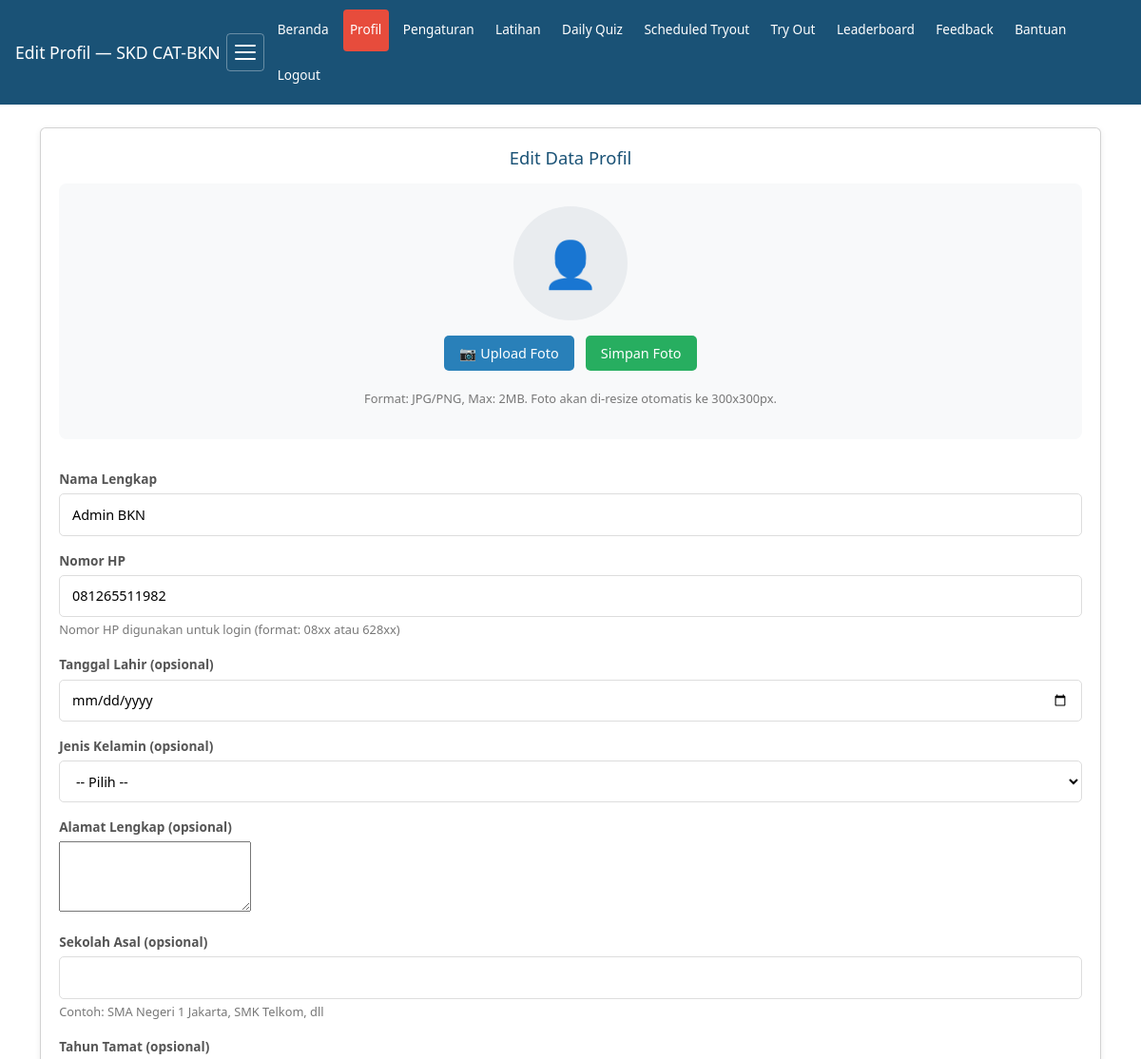
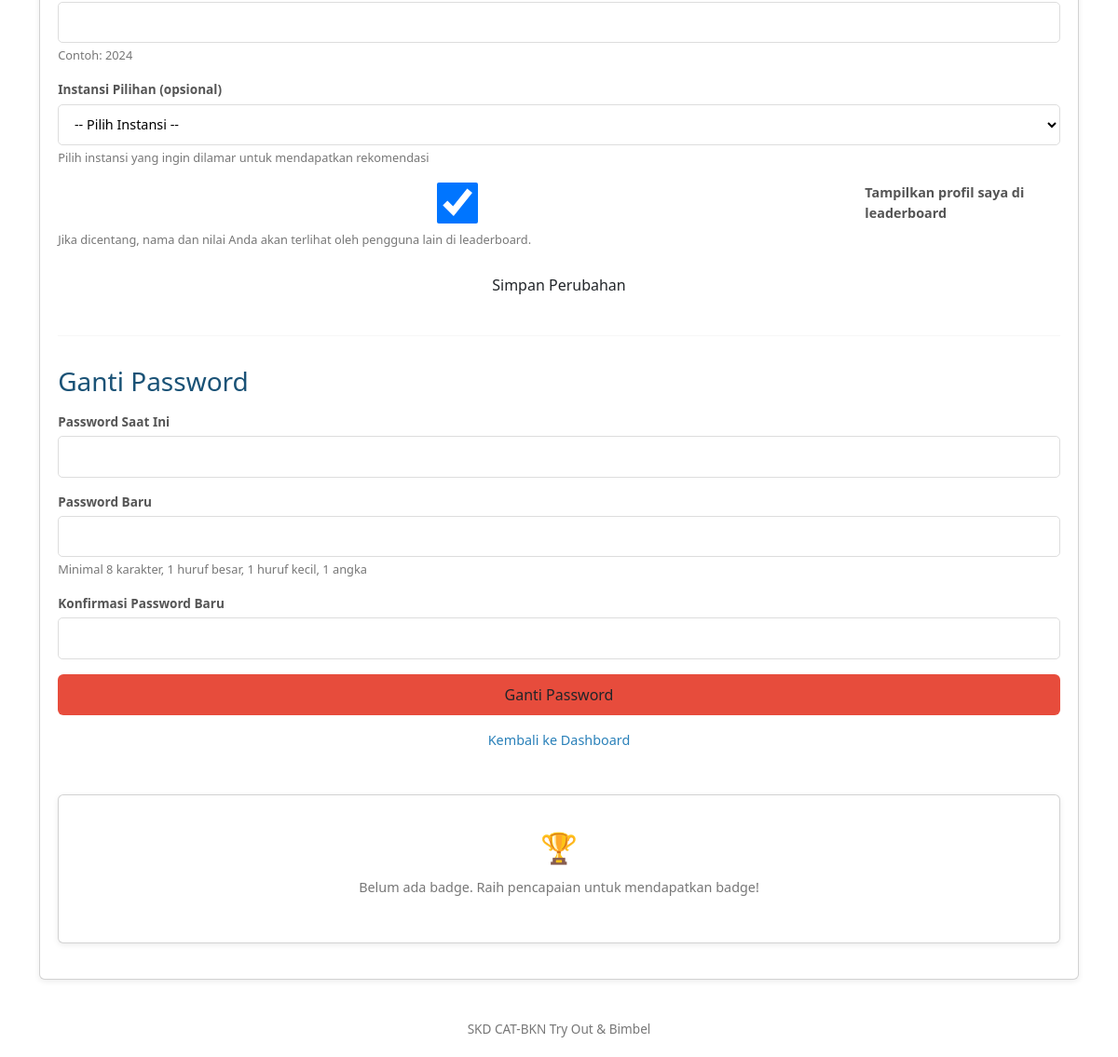
The app's page /pages/profile.php (signed in) with its own data (2 pictures, top to bottom).
### tables this page shows
CREATE TABLE `users` (
  `id` int(11) NOT NULL AUTO_INCREMENT,
  `nama` varchar(100) NOT NULL,
  `email` varchar(100) DEFAULT NULL COMMENT 'Email (deprecated, gunakan no_hp)',
  `instansi_pilihan` varchar(100) DEFAULT NULL,
  `created_at` timestamp NOT NULL DEFAULT current_timestamp(),
  `role` enum('admin','user') DEFAULT 'user',
  `status` enum('active','suspended','banned') DEFAULT 'active' COMMENT 'User account status',
  `suspended_at` timestamp NULL DEFAULT NULL COMMENT 'Timestamp when user was suspended',
  `suspended_reason` text DEFAULT NULL COMMENT 'Reason for suspension',
  `instansi_id` int(11) DEFAULT NULL,
  `password_hash` varchar(255) DEFAULT NULL,
  `failed_attempts` int(11) DEFAULT 0,
  `lockout_until` datetime DEFAULT NULL,
  `instansi` varchar(100) DEFAULT NULL,
  `no_hp` varchar(20) DEFAULT NULL COMMENT 'Nomor HP untuk login (08xx)',
  `sekolah_asal` varchar(100) DEFAULT NULL COMMENT 'Nama sekolah asal (SMA/SMK/MA)',
  `tahun_tamat` int(11) DEFAULT NULL COMMENT 'Tahun tamat sekolah',
  `foto_profil` varchar(255) DEFAULT NULL COMMENT 'Path to profile photo',
  `tanggal_lahir` date DEFAULT NULL COMMENT 'Tanggal lahir user',
  `jenis_kelamin` enum('L','P') DEFAULT NULL COMMENT 'Jenis kelamin: L=Laki-laki, P=Perempuan',
  `alamat` text DEFAULT NULL COMMENT 'Alamat lengkap user',
  `show_leaderboard` tinyint(1) DEFAULT 1 COMMENT 'Show profile in leaderboard: 1=show, 0=hide',
  `notification_preference` enum('push','browser','both','none') DEFAULT 'browser' COMMENT 'Preferensi notifikasi',
  `language` varchar(5) DEFAULT 'id' COMMENT 'Bahasa: id=en, en=english',
  `theme` varchar(10) DEFAULT 'light' COMMENT 'Tema: light/dark',
  `font_size` varchar(10) DEFAULT 'medium' COMMENT 'Ukuran font: small/medium/large',
  PRIMARY KEY (`id`),
  UNIQUE KEY `unique_no_hp` (`no_hp`),
  KEY `instansi_id` (`instansi_id`),
  KEY `idx_status` (`status`),
  CONSTRAINT `users_ibfk_1` FOREIGN KEY (`instansi_id`) REFERENCES `instansi` (`id`) ON DELETE SET NULL
);

### helpers.php (called while the page is built, shortened)
<?php
function e(string $text): string
{
    return htmlspecialchars($text, ENT_QUOTES, 'UTF-8');
}

### pages/profile.php (the view, shortened to what this page needs)
<?php
require '../config.php';
require '../helpers.php';
$userId = (int)$_SESSION['user_id'];
$stmt = $pdo->prepare("SELECT * FROM users WHERE id = ?");
$stmt->execute([$userId]);
$user = $stmt->fetch();
$stmt = $pdo->prepare("
    SELECT badge_type, badge_name, badge_icon, badge_color, earned_at, period_start, period_end
    FROM leaderboard_badges
    WHERE user_id = ?
    ORDER BY earned_at DESC
");
$stmt->execute([$userId]);
$badges = $stmt->fetchAll();
?>
<!DOCTYPE html>
<html lang="id">
<head>
<link rel="stylesheet" href="assets/form.css">
<link rel="stylesheet" href="assets/style.css">
</head>
<body>
<?php require '../includes/navigation.php'; ?>
<div class="container">
<div class="card">
<h2>Edit Data Profil</h2>
<form method="POST" action="" enctype="multipart/form-data">
<div style="text-align:center;margin-bottom:2rem;padding:1.5rem;background:#f8f9fa;border-radius:8px">
    <div style="margin-bottom:1rem">
        <?php if ($user['foto_profil']): ?>
            <img src="/permen/uploads/profile_photos/<?= e($user['foto_profil']) ?>" alt="Foto Profil" style="width:120px;height:120px;border-radius:50%;object-fit:cover;border:3px solid #2980b9">
        <?php else: ?>
            <div style="width:120px;height:120px;border-radius:50%;background:#e9ecef;margin:0 auto;display:flex;align-items:center;justify-content:center;font-size:3rem;color:#999">👤</div>
        <?php endif; ?>
    </div>
    <div style="margin-bottom:1rem">
        <label for="photo" style="display:inline-block;background:#2980b9;color:#fff;padding:.5rem 1rem;border-radius:5px;cursor:pointer;font-size:.9rem">
            📷 Upload Foto
        </label>
        <button type="button" onclick="uploadPhoto()" style="background:#27ae60;color:#fff;border:none;padding:.5rem 1rem;border-radius:5px;cursor:pointer;font-size:.9rem;margin-left:.5rem">Simpan Foto</button>
    </div>
    <small style="color:#777;font-size:.8rem">Format: JPG/PNG, Max: 2MB. Foto akan di-resize otomatis ke 300x300px.</small>
</div>
<div class="form-group">
<label for="nama">Nama Lengkap</label>
<input type="text" id="nama" name="nama" value="<?= e($user['nama'] ?? '') ?>" required minlength="2" aria-required="true" aria-label="Nama lengkap">
</div>
<div class="form-group">
<label for="no_hp">Nomor HP</label>
<input type="tel" id="no_hp" name="no_hp" value="<?= e($user['no_hp'] ?? '') ?>" required minlength="10" maxlength="14" aria-required="true" aria-describedby="nohp-help" aria-label="Nomor HP" pattern="[0-9]*" inputmode="numeric">
<small id="nohp-help" style="color:#777;font-size:.8rem">Nomor HP digunakan untuk login (format: 08xx atau 628xx)</small>
</div>
<div class="form-group">
<label for="tanggal_lahir">Tanggal Lahir (opsional)</label>
<input type="date" id="tanggal_lahir" name="tanggal_lahir" value="<?= e($user['tanggal_lahir'] ?? '') ?>" aria-label="Tanggal lahir">
</div>
<div class="form-group">
<label for="jenis_kelamin">Jenis Kelamin (opsional)</label>
<select id="jenis_kelamin" name="jenis_kelamin" aria-label="Jenis kelamin">
<option value="">-- Pilih --</option>
</select>
</div>
<div class="form-group">
<label for="alamat">Alamat Lengkap (opsional)</label>
<textarea id="alamat" name="alamat" rows="3" aria-label="Alamat lengkap"><?= e($user['alamat'] ?? '') ?></textarea>
</div>
<div class="form-group">
<label for="sekolah_asal">Sekolah Asal (opsional)</label>
<input type="text" id="sekolah_asal" name="sekolah_asal" value="<?= e($user['sekolah_asal'] ?? '') ?>" aria-describedby="sekolah-help" aria-label="Nama sekolah asal">
<small id="sekolah-help" style="color:#777;font-size:.8rem">Contoh: SMA Negeri 1 Jakarta, SMK Telkom, dll</small>
</div>
<div class="form-group">
<label for="tahun_tamat">Tahun Tamat (opsional)</label>
<input type="number" id="tahun_tamat" name="tahun_tamat" value="<?= e($user['tahun_tamat'] ?? '') ?>" min="1990" max="2030" aria-describedby="tahun-help" aria-label="Tahun tamat sekolah">
<small id="tahun-help" style="color:#777;font-size:.8rem">Contoh: 2024</small>
</div>
<div class="form-group">
<label for="instansi_id">Instansi Pilihan (opsional)</label>
<select id="instansi_id" name="instansi_id" aria-describedby="instansi-help">
<option value="">-- Pilih Instansi --</option>
</select>
<small id="instansi-help" style="color:#777;font-size:.8rem">Pilih instansi yang ingin dilamar untuk mendapatkan rekomendasi</small>
</div>
<div class="form-group">
<label style="display:flex;align-items:center;gap:.5rem;cursor:pointer">
    <input type="checkbox" id="show_leaderboard" name="show_leaderboard" <?= ($user['show_leaderboard'] ?? 1) ? 'checked' : '' ?> aria-label="Tampilkan profil di leaderboard">
    <span style="font-size:.9rem;color:#555">Tampilkan profil saya di leaderboard</span>
</label>
<small style="color:#777;font-size:.8rem">Jika dicentang, nama dan nilai Anda akan terlihat oleh pengguna lain di leaderboard.</small>
</div>
<button type="submit" class="btn" aria-label="Simpan perubahan profil">Simpan Perubahan</button>
</form>
<hr style="margin: 2rem 0; border: none; border-top: 1px solid #ddd;">
<h3 style="margin-bottom: 1rem; color: #1a5276;">Ganti Password</h3>
<form method="POST" action="">
<div class="form-group">
<label for="current_password">Password Saat Ini</label>
<input type="password" id="current_password" name="current_password" required aria-required="true" aria-label="Password saat ini">
</div>
<div class="form-group">
<label for="new_password">Password Baru</label>
<input type="password" id="new_password" name="new_password" required minlength="8" aria-required="true" aria-describedby="newpwd-help" aria-label="Password baru">
<small id="newpwd-help" style="color:#777;font-size:.8rem">Minimal 8 karakter, 1 huruf besar, 1 huruf kecil, 1 angka</small>
</div>
<div class="form-group">
<label for="confirm_password">Konfirmasi Password Baru</label>
<input type="password" id="confirm_password" name="confirm_password" required minlength="8" aria-required="true" aria-label="Konfirmasi password baru">
</div>
<button type="submit" class="btn" style="background: #e74c3c;" aria-label="Ganti password">Ganti Password</button>
</form>
<p style="text-align:center;margin-top:1rem;font-size:.9rem">
<a href="user_dashboard.php" class="link">Kembali ke Dashboard</a>
</p>
<?php if (!empty($badges)): ?>
<div class="card" style="margin-top:2rem">
<h3 style="color:#1a5276;margin-bottom:1rem">🏆 Badge & Pencapaian</h3>
<div style="display:flex;flex-wrap:wrap;gap:1rem">
    <?php foreach ($badges as $badge): ?>
    <div style="background:#f8f9fa;padding:1rem;border-radius:8px;border-left:4px solid <?= $badge['badge_color'] ?>;min-width:200px;flex:1">
        <div style="display:flex;align-items:center;gap:.5rem;margin-bottom:.5rem">
            <span style="font-size:1.5rem"><?= $badge['badge_icon'] ?></span>
            <div style="font-weight:bold;color:#1a5276"><?= e($badge['badge_name']) ?></div>
        </div>
        <div style="font-size:.75rem;color:#666">
            Diperoleh: <?= date('d M Y', strtotime($badge['earned_at'])) ?>
            <?php if ($badge['period_start']): ?>
            <br>Periode: <?= date('d M', strtotime($badge['period_start'])) ?> - <?= date('d M Y', strtotime($badge['period_end'])) ?>
            <?php endif; ?>
        </div>
    </div>
    <?php endforeach; ?>
</div>
</div>
<?php else: ?>
<div class="card" style="margin-top:2rem;text-align:center;padding:2rem">
<div style="font-size:2rem;margin-bottom:.5rem">🏆</div>
<p style="color:#777;font-size:.9rem">Belum ada badge. Raih pencapaian untuk mendapatkan badge!</p>
</div>
<?php endif; ?>
</div>
</div>
<div class="footer">SKD CAT-BKN Try Out & Bimbel</div>
</body>
</html>

### assets/form.css (style rules this page uses)
* { box-sizing: border-box; margin: 0; padding: 0 }
body { font-family: 'Segoe UI', Arial, sans-serif; background: #f5f7fa; color: #222; line-height: 1.6; -webkit-text-size-adjust: 100%; transition: background .3s ease, color .3s ease }
.container { max-width: 420px; margin: 2rem auto; padding: 0 1rem }
.card { background: #fff; border-radius: 8px; box-shadow: 0 2px 6px rgba(0, 0, 0, .08); padding: 1.5rem; transition: background .3s ease, box-shadow .3s ease }
.card h2 { color: #1a5276; font-size: 1.15rem; margin-bottom: 1rem; text-align: center; transition: color .3s }
.form-group { margin-bottom: 1rem }
.form-group label { display: block; font-size: .85rem; color: #555; margin-bottom: .3rem; font-weight: 600; transition: color .3s }
.form-group input, .form-group select { width: 100%; padding: .65rem .8rem; border: 1px solid #ddd; border-radius: 5px; font-size: .9rem; min-height: 44px; background: #fff; transition: background .3s, border-color .3s, color .3s }
.btn { display: block; width: 100%; background: #2980b9; color: #fff; padding: .75rem; border-radius: 5px; border: none; font-size: .95rem; font-weight: 600; cursor: pointer; min-height: 44px; transition: background .3s }
.footer { text-align: center; padding: 1.5rem; color: #777; font-size: .85rem; transition: color .3s }
.link { color: #2980b9; text-decoration: none; transition: color .3s ease }

### assets/style.css (style rules this page uses)
* { box-sizing:border-box;margin:0;padding:0 }
body { font-family:'Segoe UI',Arial,sans-serif;background:#f5f7fa;color:#222;line-height:1.6;-webkit-text-size-adjust:100%;transition:background .3s ease,color .3s ease }
.container { max-width:1000px;margin:1.5rem auto;padding:0 1rem }
.btn { display:inline-block;background:#2980b9;color:#fff;padding:.55rem .9rem;border-radius:6px;text-decoration:none;font-weight:600;font-size:.9rem;min-height:44px;min-width:44px;white-space:nowrap;border:none;cursor:pointer }
.card { background:#fff;border-radius:8px;box-shadow:0 2px 6px rgba(0,0,0,.08);padding:1.2rem;margin-bottom:1.2rem }
.card h2 { color:#1a5276;font-size:1.15rem;margin-bottom:1rem;text-align:center }
.form-group { margin-bottom:1rem }
.form-group label { display:block;font-size:.85rem;color:#555;margin-bottom:.3rem;font-weight:600 }
.form-group input,.form-group select { width:100%;padding:.65rem .8rem;border:1px solid #ddd;border-radius:5px;font-size:.9rem;min-height:44px;background:#fff }
.footer { text-align:center;padding:1.2rem;color:#777;font-size:.85rem;margin-top:1.5rem }
.link { color:#2980b9;text-decoration:none }

### records on screen
users: nama "Admin BKN", no_hp "081265511982", show_leaderboard "☑"

### other values on screen
$pageTitle "Edit Profil — SKD CAT-BKN"
